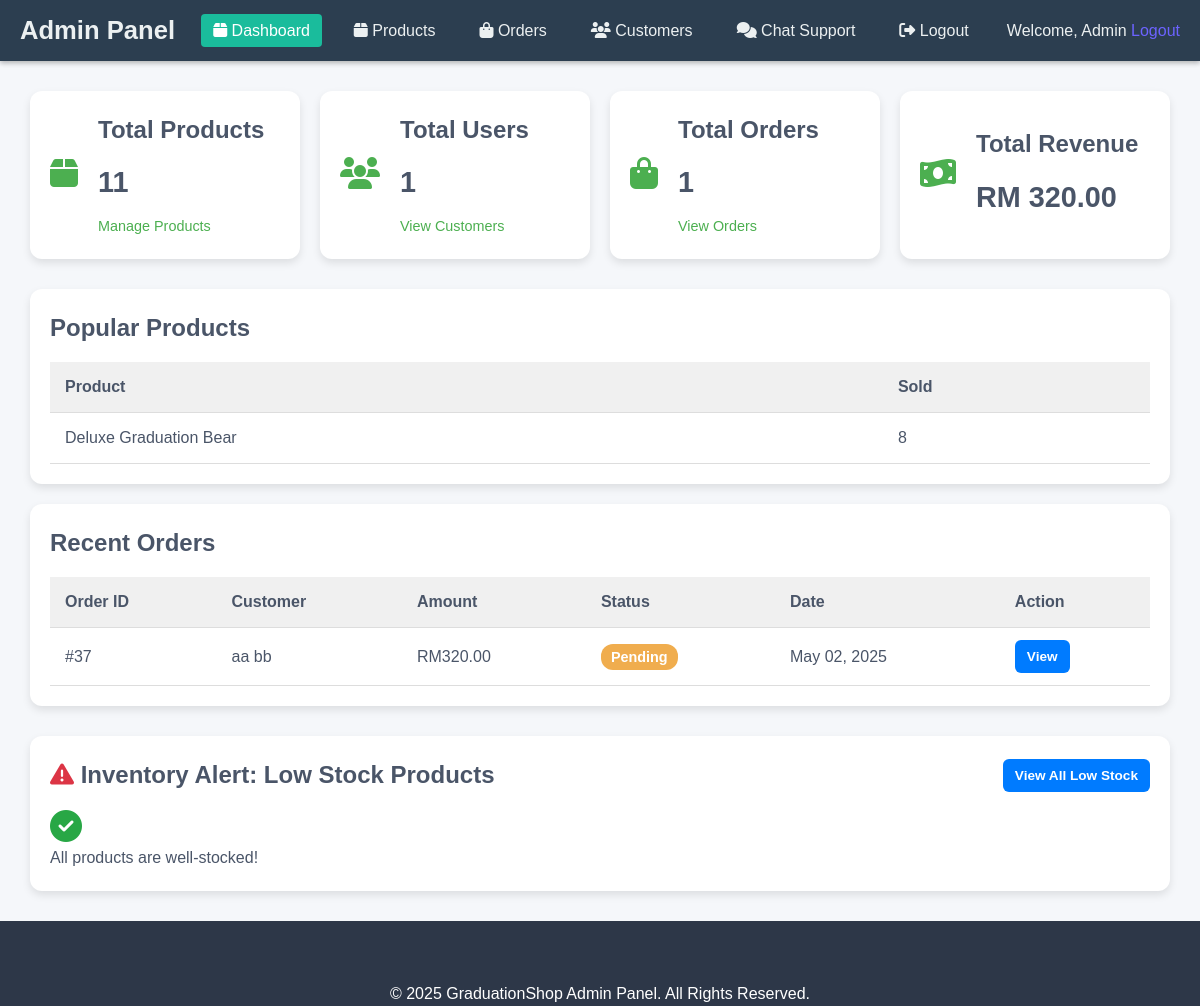
/Flower2/admin.php (signed in), run on the app's committed database.
### tables this page shows
CREATE TABLE `order` (
  `order_id` int(11) NOT NULL,
  `user_id` int(11) DEFAULT NULL,
  `amount` decimal(10,2) NOT NULL,
  `shipping_address` text DEFAULT NULL,
  `order_status` enum('pending','processing','shipped','delivered','cancelled') NOT NULL DEFAULT 'pending',
  `updated_at` timestamp NOT NULL DEFAULT current_timestamp() ON UPDATE current_timestamp()
);

CREATE TABLE `users` (
  `id` int(5) NOT NULL,
  `first_name` varchar(200) DEFAULT NULL,
  `last_name` varchar(200) DEFAULT NULL,
  `usergmail` varchar(100) DEFAULT NULL,
  `password` varchar(255) NOT NULL,
  `address` varchar(255) DEFAULT NULL,
  `city` varchar(100) DEFAULT NULL,
  `state` varchar(100) DEFAULT NULL,
  `zip` varchar(20) DEFAULT NULL,
  `country` varchar(100) DEFAULT NULL,
  `phone` varchar(20) DEFAULT NULL
);

### Flower2/admin.php (the view, shortened to what this page needs)
<?php
include("includes/header.php");
include("includes/db_connect.php");
$stats = array();
$product_query = "SELECT COUNT(*) as count FROM product";
$result = $conn->query($product_query);
$stats['products'] = $result->fetch_assoc()['count'];
$user_query = "SELECT COUNT(*) as count FROM users";
$result = $conn->query($user_query);
$stats['users'] = $result->fetch_assoc()['count'];
$order_query = "SELECT COUNT(*) as count FROM `order`";
$result = $conn->query($order_query);
$stats['orders'] = $result->fetch_assoc()['count'];
$revenue_query = "SELECT SUM(amount) as total FROM `order`";
$result = $conn->query($revenue_query);
$stats['revenue'] = $result->fetch_assoc()['total'] ?? 0;
$popular_products_query = "SELECT p.productname, SUM(oi.quantity) as total_sold
                         FROM product p
                         JOIN order_item oi ON p.productid = oi.product_id
                         GROUP BY p.productid
                         ORDER BY total_sold DESC
                         LIMIT 5";
$popular_products_result = $conn->query($popular_products_query);
$recent_orders_query = "SELECT o.*, u.first_name, u.last_name
                      FROM `order` o
                      JOIN users u ON o.user_id = u.id
                      ORDER BY o.updated_at DESC
                      LIMIT 5";
$recent_orders_result = $conn->query($recent_orders_query);
$low_stock_query = "SELECT p.*
                   FROM product p
                   WHERE stock_quantity <= 10
                   ORDER BY stock_quantity ASC
                   LIMIT 10";
$low_stock = $conn->query($low_stock_query);
?>
<link rel="stylesheet" href="css/admin.css">
<div class="dashboard-stats">
    <div class="stat-card">
        <div class="stat-icon"><i class="fas fa-box"></i></div>
        <div class="stat-info">
            <h3>Total Products</h3>
            <p><?php echo $stats['products']; ?></p>
            <a href="admin_products.php" class="stat-link">Manage Products</a>
        </div>
    </div>
    <div class="stat-card">
        <div class="stat-icon"><i class="fas fa-users"></i></div>
        <div class="stat-info">
            <h3>Total Users</h3>
            <p><?php echo $stats['users']; ?></p>
            <a href="admin_customers.php" class="stat-link">View Customers</a>
        </div>
    </div>
    <div class="stat-card">
        <div class="stat-icon"><i class="fas fa-shopping-bag"></i></div>
        <div class="stat-info">
            <h3>Total Orders</h3>
            <p><?php echo $stats['orders']; ?></p>
            <a href="admin_orders.php" class="stat-link">View Orders</a>
        </div>
    </div>
    <div class="stat-card">
        <div class="stat-icon"><i class="fas fa-money-bill-wave"></i></div>
        <div class="stat-info">
            <h3>Total Revenue</h3>
            <p>RM <?php echo number_format($stats['revenue'], 2); ?></p>
        </div>
    </div>
</div>
<div class="dashboard-tables">
    <div class="table-container">
        <h3>Popular Products</h3>
        <?php if($popular_products_result && $popular_products_result->num_rows > 0): ?>
        <table class="admin-table">
            <thead>
                <tr>
                    <th>Product</th>
                    <th>Sold</th>
                </tr>
            </thead>
            <tbody>
                <?php while($product = $popular_products_result->fetch_assoc()): ?>
                <tr>
                    <td><?php echo $product['productname']; ?></td>
                    <td><?php echo $product['total_sold']; ?></td>
                </tr>
                <?php endwhile; ?>
            </tbody>
        </table>
        <?php else: ?>
        <p>No product sales data available.</p>
        <?php endif; ?>
    </div>
    <div class="table-container">
        <h3>Recent Orders</h3>
        <?php if($recent_orders_result && $recent_orders_result->num_rows > 0): ?>
        <table class="admin-table">
            <thead>
                <tr>
                    <th>Order ID</th>
                    <th>Customer</th>
                    <th>Amount</th>
                    <th>Status</th>
                    <th>Date</th>
                    <th>Action</th>
                </tr>
            </thead>
            <tbody>
                <?php while($order = $recent_orders_result->fetch_assoc()): ?>
                <tr>
                    <td>#<?php echo $order['order_id']; ?></td>
                    <td><?php echo $order['first_name'] . ' ' . $order['last_name']; ?></td>
                    <td>RM<?php echo number_format($order['amount'], 2); ?></td>
                    <td>
                        <span class="status-badge <?php echo strtolower($order['order_status']); ?>">
                            <?php echo ucfirst($order['order_status']); ?>
                        </span>
                    </td>
                    <td><?php echo date('M d, Y', strtotime($order['updated_at'])); ?></td>
                    <td>
                        <a href="admin_view_order.php?id=<?php echo $order['order_id']; ?>" class="btn-sm btn-primary">View</a>
                    </td>
                </tr>
                <?php endwhile; ?>
            </tbody>
        </table>
        <?php else: ?>
        <p>No recent orders found.</p>
        <?php endif; ?>
    </div>
</div>
<div class="dashboard-tables">
    <div class="table-container full-width">
        <div class="low-stock-header">
            <h3><i class="fas fa-exclamation-triangle" style="color: #dc3545;"></i> Inventory Alert: Low Stock Products</h3>
            <a href="admin_products.php?filter=low_stock" class="btn-primary btn-sm">View All Low Stock</a>
        </div>
        <?php
        $out_of_stock_count = 0;
        $critical_stock_count = 0;
        if($low_stock && $low_stock->num_rows > 0):
            $temp_result = $low_stock;
            while($item = $temp_result->fetch_assoc()) {
                if($item['stock_quantity'] <= 0) {
                    $out_of_stock_count++;
                } else if($item['stock_quantity'] <= 5) {
                    $critical_stock_count++;
                }
            }
            $low_stock->data_seek(0);
        ?>
        <?php if($out_of_stock_count > 0 || $critical_stock_count > 0): ?>
        <div class="inventory-alert">
            <strong>Inventory Alert:</strong>
            <?php if($out_of_stock_count > 0): ?>
                <span><?php echo $out_of_stock_count; ?> products are out of stock</span>
            <?php endif; ?>
            <?php if($out_of_stock_count > 0 && $critical_stock_count > 0): ?>
                and
            <?php endif; ?>
            <?php if($critical_stock_count > 0): ?>
                <span><?php echo $critical_stock_count; ?> products have critically low stock (5 or fewer units)</span>
            <?php endif; ?>
            . Please update inventory levels.
        </div>
        <?php endif; ?>
        <table class="admin-table">
            <thead>
                <tr>
                    <th>Product ID</th>
                    <th>Image</th>
                    <th>Product Name</th>
                    <th>Category</th>
                    <th>Price (RM)</th>
                    <th>Stock Quantity</th>
                    <th>Status</th>
                    <th>Action</th>
                </tr>
            </thead>
            <tbody>
                <?php while($product = $low_stock->fetch_assoc()): ?>
                <tr>
                    <td><?php echo $product['productid']; ?></td>
                    <td>
                        <?php if(!empty($product['imagepath'])): ?>
                            <img src="<?php echo $product['imagepath']; ?>" alt="<?php echo htmlspecialchars($product['productname']); ?>" class="product-thumbnail" style="max-width: 50px; max-height: 50px;">
                        <?php else: ?>
                            <span class="no-image">No Image</span>
                        <?php endif; ?>
                    </td>
                    <td><?php echo htmlspecialchars($product['productname']); ?></td>
                    <td><?php echo htmlspecialchars($product['category']); ?></td>
                    <td>RM<?php echo number_format($product['price'], 2); ?></td>
                    <td>
                        <?php echo $product['stock_quantity']; ?> units
                        <form method="post" action="admin_update_stock.php" class="quick-update-form">
                            <input type="hidden" name="product_id" value="<?php echo $product['productid']; ?>">
                            <input type="number" name="quantity" value="<?php echo $product['stock_quantity']; ?>" min="0">
                            <button type="submit" name="update_stock" title="Update Stock">
                                <i class="fas fa-sync-alt"></i>
                            </button>
                        </form>
                    </td>
                    <td>
                        <?php
                        if($product['stock_quantity'] <= 0) {
                            echo '<span class="stock-status status-out-of-stock">OUT OF STOCK</span>';
                        } elseif($product['stock_quantity'] <= 5) {
                            echo '<span class="stock-status status-critical">CRITICAL</span>';
                        } else {
                            echo '<span class="stock-status status-low">LOW STOCK</span>';
                        }
                        ?>
                    </td>
                    <td>
                        <a href="admin_edit_product.php?id=<?php echo $product['productid']; ?>" class="btn-sm btn-primary">Edit</a>
                        <a href="admin_restock.php?id=<?php echo $product['productid']; ?>" class="btn-sm btn-success">Restock</a>
                    </td>
                </tr>
                <?php endwhile; ?>
            </tbody>
        </table>
        <?php else: ?>
        <div class="empty-state">
            <i class="fas fa-check-circle" style="font-size: 2em; color: #28a745;"></i>
            <p>All products are well-stocked!</p>
        </div>
        <?php endif; ?>
    </div>
</div>
<?php
include("includes/footer.php");
?>

### Flower2/css/styles.css (style rules this page uses)
:root { --primary-color: #6C63FF; --secondary-color: #FF6584; --dark-color: #2D3748; --light-color: #F7FAFC; --success-color: #48BB78; --error-color: #F56565; --text-color: #4A5568; --border-color: #E2E8F0; --grad-gold: #D4AF37; --grad-silver: #C0C0C0; }
* { margin: 0; padding: 0; box-sizing: border-box; }
body { font-family: 'Segoe UI', Tahoma, Geneva, Verdana, sans-serif; line-height: 1.6; color: var(--text-color); background-color: #F8F9FA; }
a { text-decoration: none; color: var(--primary-color); transition: color 0.3s; }
.btn-primary, .btn-secondary { display: inline-block; padding: 12px 24px; border-radius: 4px; font-weight: 600; text-align: center; transition: all 0.3s; border: none; font-size: 16px; }
.btn-primary { background-color: var(--primary-color); color: white; }

### Flower2/css/admin.css (style rules this page uses)
body { font-family: 'Poppins', sans-serif; background-color: #f5f7fa; margin: 0; padding: 0; }
h3 { font-size: 1.5rem; margin-bottom: 10px; }
.dashboard-stats { display: flex; flex-wrap: wrap; gap: 20px; margin: 30px; }
.stat-card { background-color: #ffffff; flex: 1 1 200px; display: flex; align-items: center; padding: 20px; border-radius: 12px; box-shadow: 0 4px 8px rgba(0,0,0,0.1); transition: transform 0.3s ease; }
.stat-icon { font-size: 2rem; color: #4CAF50; margin-right: 20px; }
.stat-info p { font-size: 1.8rem; font-weight: bold; margin: 5px 0; }
.stat-link { display: inline-block; margin-top: 5px; font-size: 0.9rem; color: #4CAF50; text-decoration: none; }
.dashboard-tables { margin: 30px; }
.table-container { background: #ffffff; padding: 20px; margin-bottom: 20px; border-radius: 12px; box-shadow: 0 4px 8px rgba(0,0,0,0.1); }
.admin-table { width: 100%; border-collapse: collapse; margin-top: 15px; }
.admin-table th, .admin-table td { text-align: left; padding: 12px 15px; border-bottom: 1px solid #ddd; }
.admin-table th { background-color: #f0f0f0; }
.status-badge { padding: 5px 10px; border-radius: 12px; font-size: 0.9rem; font-weight: 600; color: white; }
.status-badge.pending { background-color: #f0ad4e; }
.btn-sm { padding: 6px 12px; font-size: 0.85rem; border: none; border-radius: 6px; cursor: pointer; text-decoration: none; color: #fff; }
.btn-primary { background-color: #007bff; }

### Flower2/admin.php (style rules this page uses)
.low-stock-header { display: flex; justify-content: space-between; align-items: center; margin-bottom: 15px; }
.low-stock-header h3 { margin: 0; }

### data on the page
order: order_id "37", user.first_name "aa", user.last_name "bb", amount "320.00", order_status "Pending", updated_at "May 02, 2025"

### other printed values
$stats['products'] "11"
$stats['users'] "1"
$stats['orders'] "1"
$stats['revenue'] "320.00"
$product['productname'] "Deluxe Graduation Bear"
$product['total_sold'] "8"
